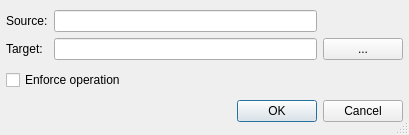
<?xml version="1.0" encoding="UTF-8"?>
<ui version="4.0">
 <class>SvnCopyDialog</class>
 <widget class="QDialog" name="SvnCopyDialog">
  <property name="geometry">
   <rect>
    <x>0</x>
    <y>0</y>
    <width>409</width>
    <height>135</height>
   </rect>
  </property>
  <property name="windowTitle">
   <string>Subversion Copy</string>
  </property>
  <property name="sizeGripEnabled">
   <bool>true</bool>
  </property>
  <layout class="QVBoxLayout">
   <item>
    <layout class="QGridLayout">
     <item row="1" column="2">
      <widget class="QPushButton" name="dirButton">
       <property name="toolTip">
        <string>Press to open a selection dialog</string>
       </property>
       <property name="whatsThis">
        <string>&lt;b&gt;Target name&lt;/b&gt;
&lt;p&gt;Select the target name for the operation via a selection dialog.&lt;/p&gt;</string>
       </property>
       <property name="text">
        <string>...</string>
       </property>
      </widget>
     </item>
     <item row="0" column="0">
      <widget class="QLabel" name="textLabel1">
       <property name="text">
        <string>Source:</string>
       </property>
      </widget>
     </item>
     <item row="0" column="1">
      <widget class="QLineEdit" name="sourceEdit">
       <property name="toolTip">
        <string>Shows the name of the source</string>
       </property>
       <property name="whatsThis">
        <string>&lt;b&gt;Source name&lt;/b&gt;
&lt;p&gt;This field shows the name of the source.&lt;/p&gt;</string>
       </property>
       <property name="readOnly">
        <bool>true</bool>
       </property>
      </widget>
     </item>
     <item row="1" column="1">
      <widget class="QLineEdit" name="targetEdit">
       <property name="toolTip">
        <string>Enter the target name</string>
       </property>
       <property name="whatsThis">
        <string>&lt;b&gt;Target name&lt;/b&gt;
&lt;p&gt;Enter the new name in this field. The target must be the new name or an absolute path.&lt;/p&gt;</string>
       </property>
      </widget>
     </item>
     <item row="1" column="0">
      <widget class="QLabel" name="textLabel2">
       <property name="text">
        <string>Target:</string>
       </property>
      </widget>
     </item>
    </layout>
   </item>
   <item>
    <widget class="QCheckBox" name="forceCheckBox">
     <property name="toolTip">
      <string>Select to force the operation</string>
     </property>
     <property name="text">
      <string>Enforce operation</string>
     </property>
    </widget>
   </item>
   <item>
    <widget class="QDialogButtonBox" name="buttonBox">
     <property name="orientation">
      <enum>Qt::Horizontal</enum>
     </property>
     <property name="standardButtons">
      <set>QDialogButtonBox::Cancel|QDialogButtonBox::Ok</set>
     </property>
    </widget>
   </item>
  </layout>
 </widget>
 <layoutdefault spacing="6" margin="6"/>
 <pixmapfunction>qPixmapFromMimeSource</pixmapfunction>
 <tabstops>
  <tabstop>sourceEdit</tabstop>
  <tabstop>targetEdit</tabstop>
  <tabstop>dirButton</tabstop>
  <tabstop>forceCheckBox</tabstop>
  <tabstop>buttonBox</tabstop>
 </tabstops>
 <resources/>
 <connections>
  <connection>
   <sender>buttonBox</sender>
   <signal>accepted()</signal>
   <receiver>SvnCopyDialog</receiver>
   <slot>accept()</slot>
   <hints>
    <hint type="sourcelabel">
     <x>32</x>
     <y>79</y>
    </hint>
    <hint type="destinationlabel">
     <x>32</x>
     <y>97</y>
    </hint>
   </hints>
  </connection>
  <connection>
   <sender>buttonBox</sender>
   <signal>rejected()</signal>
   <receiver>SvnCopyDialog</receiver>
   <slot>reject()</slot>
   <hints>
    <hint type="sourcelabel">
     <x>101</x>
     <y>80</y>
    </hint>
    <hint type="destinationlabel">
     <x>101</x>
     <y>97</y>
    </hint>
   </hints>
  </connection>
 </connections>
</ui>
